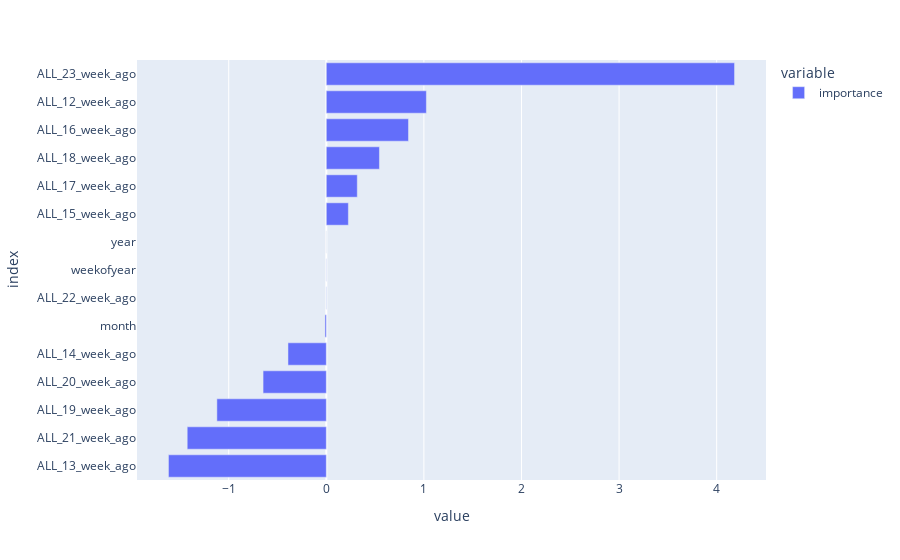

Notebook cell for this chart:
### Code cell
%%time

train_last_date = df_gr.index[-1]
X_train = X[X.index <= train_last_date]
y_train = y[y.index <= train_last_date]
print(X_train.shape, y_train.shape)

model = trainXGBoost(X_train, y_train)

fi = pd.DataFrame(model.coef_, index=X_train.columns, columns=['importance']).sort_values('importance')
px.bar(fi, orientation='h')

### Figure 1 — Plotly figure (JSON) as saved in the notebook; plotly's stock layout.template omitted (floating-point values rounded to 4 significant figures)
{"data": [{"alignmentgroup": "True", "hovertemplate": "variable=importance<br>value=%{x}<br>index=%{y}<extra></extra>", "legendgroup": "importance", "marker": {"color": "#636efa", "pattern": {"shape": ""}}, "name": "importance", "offsetgroup": "importance", "orientation": "h", "showlegend": true, "textposition": "auto", "type": "bar", "x": [-1.617, -1.425, -1.121, -0.6479, -0.3927, -0.01375, -0.001871, -0.001255, -3.368e-05, 0.2261, 0.3174, 0.5444, 0.842, 1.025, 4.183], "xaxis": "x", "y": ["ALL_13_week_ago", "ALL_21_week_ago", "ALL_19_week_ago", "ALL_20_week_ago", "ALL_14_week_ago", "month", "ALL_22_week_ago", "weekofyear", "year", "ALL_15_week_ago", "ALL_17_week_ago", "ALL_18_week_ago", "ALL_16_week_ago", "ALL_12_week_ago", "ALL_23_week_ago"], "yaxis": "y"}], "layout": {"autosize": true, "barmode": "relative", "legend": {"title": {"text": "variable"}, "tracegroupgap": 0}, "margin": {"t": 60}, "xaxis": {"anchor": "y", "autorange": true, "domain": [0, 1], "range": [-1.94, 4.505], "title": {"text": "value"}, "type": "linear"}, "yaxis": {"anchor": "x", "autorange": true, "domain": [0, 1], "range": [-0.5, 14.5], "title": {"text": "index"}, "type": "category"}}}
